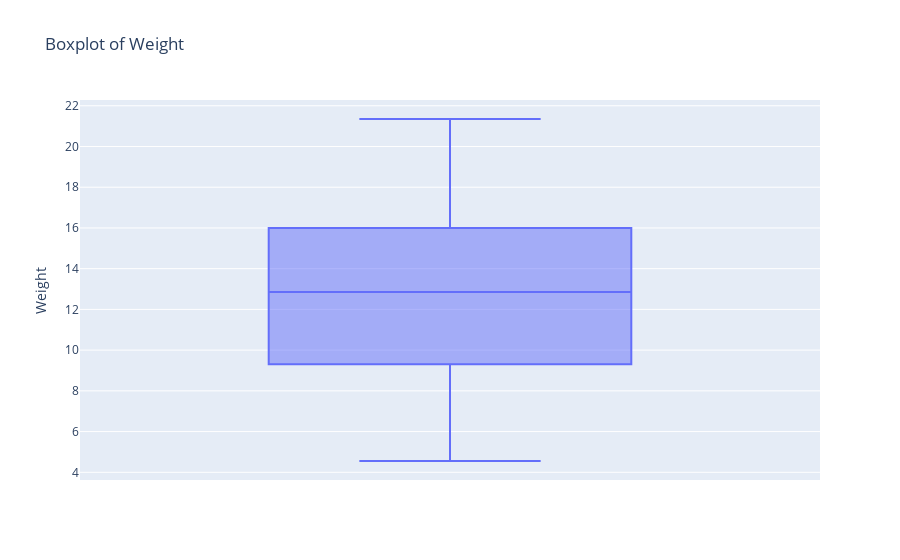
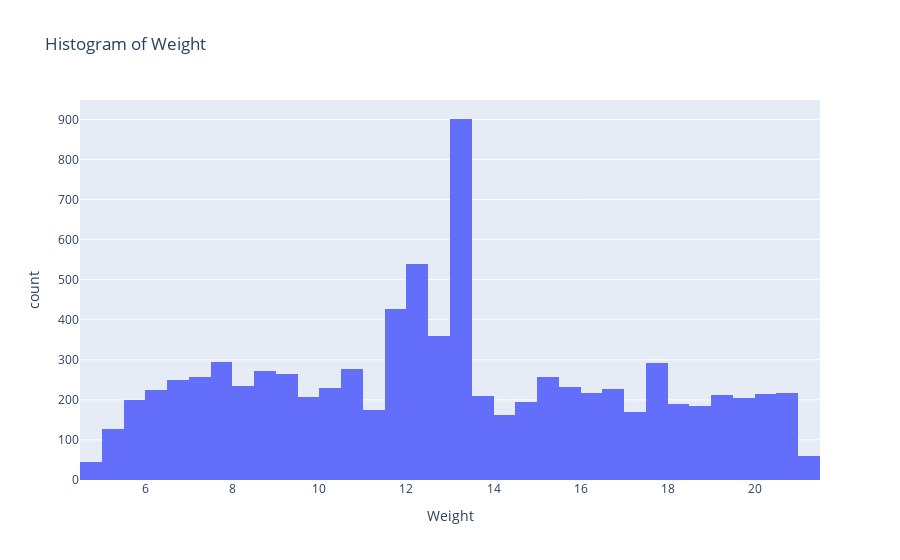
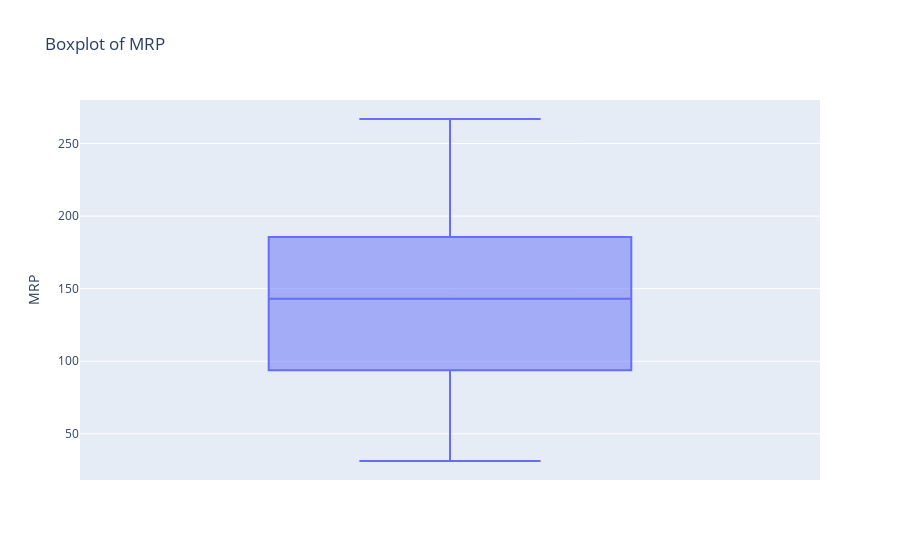
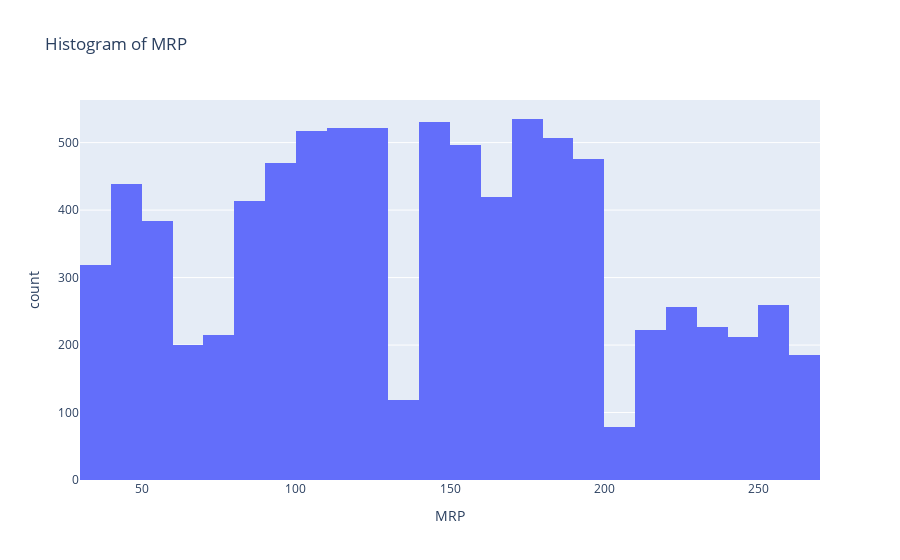

The notebook cell these images were saved under, in order:
### Markdown cell above
## 4. Outlier Detection

### Code cell
num_cols = ["Weight","MRP","ProductVisibility","StoreSales"]
for col in num_cols:
    fig = px.box(df, y=col,title=f"Boxplot of {col}")
    fig.show()
    fig = px.histogram(df, x=col, nbins=40, title=f"Histogram of {col}")
    fig.show()

### Figure 1 — Plotly figure (JSON) as saved in the notebook; plotly's stock layout.template omitted (floating-point values rounded to 4 significant figures; data arrays with more than 128 entries replaced by an {"elided": "..."} marker saying what was removed)
{"data": [{"alignmentgroup": "True", "hovertemplate": "Weight=%{y}<extra></extra>", "legendgroup": "", "marker": {"color": "#636efa"}, "name": "", "notched": false, "offsetgroup": "", "orientation": "v", "showlegend": false, "type": "box", "x0": " ", "xaxis": "x", "y": {"elided": "8523 float values"}, "y0": " ", "yaxis": "y"}], "layout": {"boxmode": "group", "legend": {"tracegroupgap": 0}, "title": {"text": "Boxplot of Weight"}, "xaxis": {"anchor": "y", "domain": [0, 1]}, "yaxis": {"anchor": "x", "domain": [0, 1], "title": {"text": "Weight"}}}}

### Figure 2 — Plotly figure (JSON) as saved in the notebook; plotly's stock layout.template omitted (floating-point values rounded to 4 significant figures; data arrays with more than 128 entries replaced by an {"elided": "..."} marker saying what was removed)
{"data": [{"bingroup": "x", "hovertemplate": "Weight=%{x}<br>count=%{y}<extra></extra>", "legendgroup": "", "marker": {"color": "#636efa", "pattern": {"shape": ""}}, "name": "", "nbinsx": 40, "orientation": "v", "showlegend": false, "type": "histogram", "x": {"elided": "8523 float values"}, "xaxis": "x", "yaxis": "y"}], "layout": {"barmode": "relative", "legend": {"tracegroupgap": 0}, "title": {"text": "Histogram of Weight"}, "xaxis": {"anchor": "y", "domain": [0, 1], "title": {"text": "Weight"}}, "yaxis": {"anchor": "x", "domain": [0, 1], "title": {"text": "count"}}}}

### Figure 3 — Plotly figure (JSON) as saved in the notebook; plotly's stock layout.template omitted (floating-point values rounded to 4 significant figures; data arrays with more than 128 entries replaced by an {"elided": "..."} marker saying what was removed)
{"data": [{"alignmentgroup": "True", "hovertemplate": "MRP=%{y}<extra></extra>", "legendgroup": "", "marker": {"color": "#636efa"}, "name": "", "notched": false, "offsetgroup": "", "orientation": "v", "showlegend": false, "type": "box", "x0": " ", "xaxis": "x", "y": {"elided": "8523 float values"}, "y0": " ", "yaxis": "y"}], "layout": {"boxmode": "group", "legend": {"tracegroupgap": 0}, "title": {"text": "Boxplot of MRP"}, "xaxis": {"anchor": "y", "domain": [0, 1]}, "yaxis": {"anchor": "x", "domain": [0, 1], "title": {"text": "MRP"}}}}

### Figure 4 — Plotly figure (JSON) as saved in the notebook; plotly's stock layout.template omitted (floating-point values rounded to 4 significant figures; data arrays with more than 128 entries replaced by an {"elided": "..."} marker saying what was removed)
{"data": [{"bingroup": "x", "hovertemplate": "MRP=%{x}<br>count=%{y}<extra></extra>", "legendgroup": "", "marker": {"color": "#636efa", "pattern": {"shape": ""}}, "name": "", "nbinsx": 40, "orientation": "v", "showlegend": false, "type": "histogram", "x": {"elided": "8523 float values"}, "xaxis": "x", "yaxis": "y"}], "layout": {"barmode": "relative", "legend": {"tracegroupgap": 0}, "title": {"text": "Histogram of MRP"}, "xaxis": {"anchor": "y", "domain": [0, 1], "title": {"text": "MRP"}}, "yaxis": {"anchor": "x", "domain": [0, 1], "title": {"text": "count"}}}}
